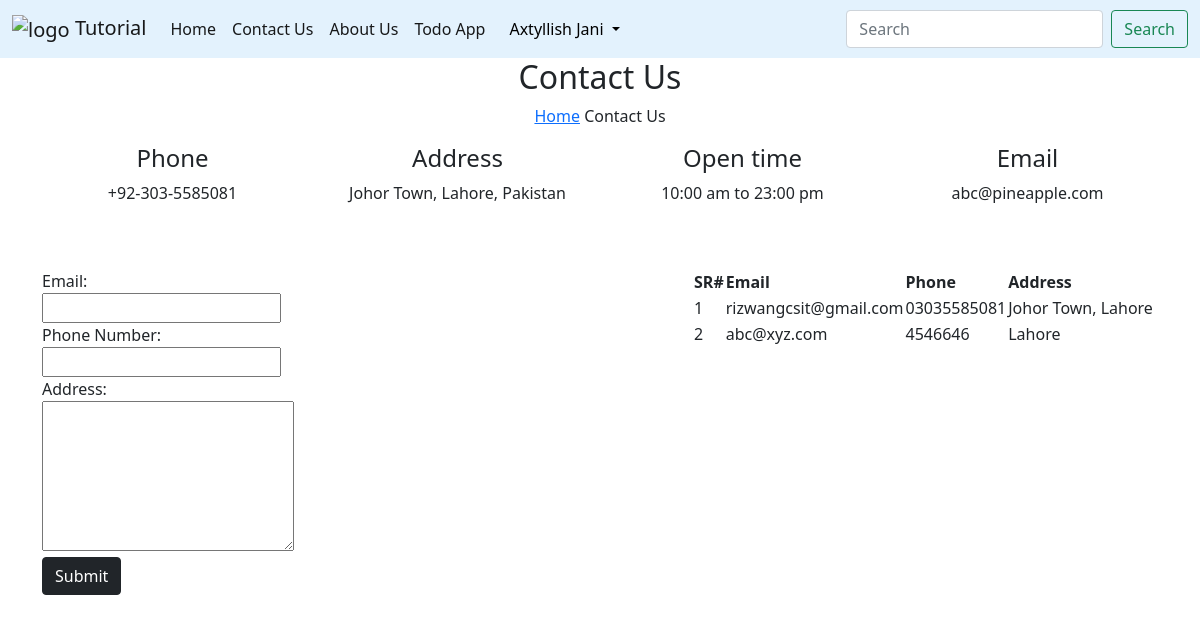
Page /contact/ (signed in) on the committed database.
### tutorial/models.py (models this page shows, shortened)
class Contact(models.Model):
    email = models.EmailField(max_length=50)
    phone = models.CharField(max_length=15)
    address = models.TextField(max_length=300)

### tutorial/views.py (the view, shortened to what this page needs)
# urls.py: path('contact/', contact, name='contact-us'),
def contact(request):
    con = Contact.objects.all()
    return render(request, 'contact.html', {'contacts': con})

### tutorial/templates/contact.html (shortened to what this page needs)
{% extends 'base.html' %} {% load static %}  {% block content %}
<section
  class="breadcrumb-section set-bg"
  data-setbg=""
  style="background-image: url('app/img/breadcrumb.jpg')"
>
  <div class="container">
    <div class="row">
      <div class="col-lg-12 text-center">
        <div class="breadcrumb__text">
          <h2>Contact Us</h2>
          <div class="breadcrumb__option">
            <a href="{% url 'home' %}">Home</a>
            <span>Contact Us</span>
          </div>
        </div>
      </div>
    </div>
  </div>
</section>
<div class="container my-3">
  <div class="row">
    <div class="col-lg-3 col-md-3 col-sm-6 text-center">
      <div class="contact__widget">
        <h4>Phone</h4>
        <p>+92-303-5585081</p>
      </div>
    </div>
    <div class="col-lg-3 col-md-3 col-sm-6 text-center">
      <div class="contact__widget">
        <h4>Address</h4>
        <p>Johor Town, Lahore, Pakistan</p>
      </div>
    </div>
    <div class="col-lg-3 col-md-3 col-sm-6 text-center">
      <div class="contact__widget">
        <h4>Open time</h4>
        <p>10:00 am to 23:00 pm</p>
      </div>
    </div>
    <div class="col-lg-3 col-md-3 col-sm-6 text-center">
      <div class="contact__widget">
        <h4>Email</h4>
        <p>abc@pineapple.com</p>
      </div>
    </div>
  </div>
  <div class="my-5">
    <div class="col-lg-3 col-md-3 col-sm-6" style="float: left;">
      <form action="" method="post">
        {% csrf_token %} Email: <input type="email" name="email" required />
        <br />
        Phone Number: <input type="phone" name="phone" required />
        <br />
        Address: <textarea name="address" id="" cols="25" rows="6"></textarea>
        <br />
        <button type="submit" class="btn btn-dark">Submit</button>
      </form>
    </div>
    <div class="col-lg-5" style="float: right;">
      <table>
        <thead>
          <tr>
            <th>SR#</th>
            <th>Email</th>
            <th>Phone</th>
            <th>Address</th>
          </tr>
        </thead>
        <tbody>
          {% for contact in contacts %}
          <tr>
            <td>{{forloop.counter}}</td>
            <td>{{contact.email}}</td>
            <td>{{contact.phone}}</td>
            <td>{{contact.address}}</td>
          </tr>
          {% endfor %}
        </tbody>
      </table>
    </div>
  </div>
</div>
{% endblock content %}

### tutorial/templates/navbar.html (shortened to what this page needs)
{% load static %}
<nav class="navbar navbar-expand-lg navbar-light" style="background-color: #e3f2fd;">
    <div class="container-fluid">
      <a class="navbar-brand" href="{% url 'home' %}"> <img src="{% static 'img/logo.png' %}" alt="logo" height="50px" width="50px"/> Tutorial</a>
      <div class="collapse navbar-collapse" id="navbarSupportedContent">
        <ul class="navbar-nav me-auto mb-2 mb-lg-0">
          <li class="nav-item">
            <a class="nav-link active" aria-current="page" href="{% url 'home' %}">Home</a>
          </li>
          <li class="nav-item">
            <a class="nav-link active" href={% url 'contact-us' %}>Contact Us</a>
          </li>
          <li class="nav-item">
            <a class="nav-link active" href = {% url 'about-us' %} >About Us</a>
          </li>
          <li class="nav-item">
            <a class="nav-link active" href = {% url 'todo-app' %} >Todo App</a>
          </li>
          <li class="nav-item">
            <ul class="navbar-nav me-auto mb-2 mb-lg-0">
              {% if request.user.is_authenticated %}
              <li class="nav-item dropdown mx-2">
                <a class="nav-link dropdown-toggle text-black" href="#" id="profileDropdown" role="button"
                  data-bs-toggle="dropdown" aria-expanded="false">
                  {% if user.first_name or user.last_name %}
                  {{user.first_name|capfirst}} {{user.last_name|capfirst}}
                  {% else %}
                  {{user.username|capfirst}}
                  {% endif %}
                </a>
              </li>
              {%endif%}
            </ul>
          </li>
        </ul>
        <form class="d-flex">
          <input class="form-control me-2" type="search" placeholder="Search" aria-label="Search">
          <button class="btn btn-outline-success" type="submit">Search</button>
        </form>
      </div>
    </div>
  </nav>

### rows in the picture
Contact: email "rizwangcsit@gmail.com", phone "03035585081", address "Johor Town, Lahore"
Contact: email "abc@xyz.com", phone "4546646", address "Lahore"

### other values in the picture
{{ user.first_name|capfirst }} "Axtyllish"
{{ user.last_name|capfirst }} "Jani"
